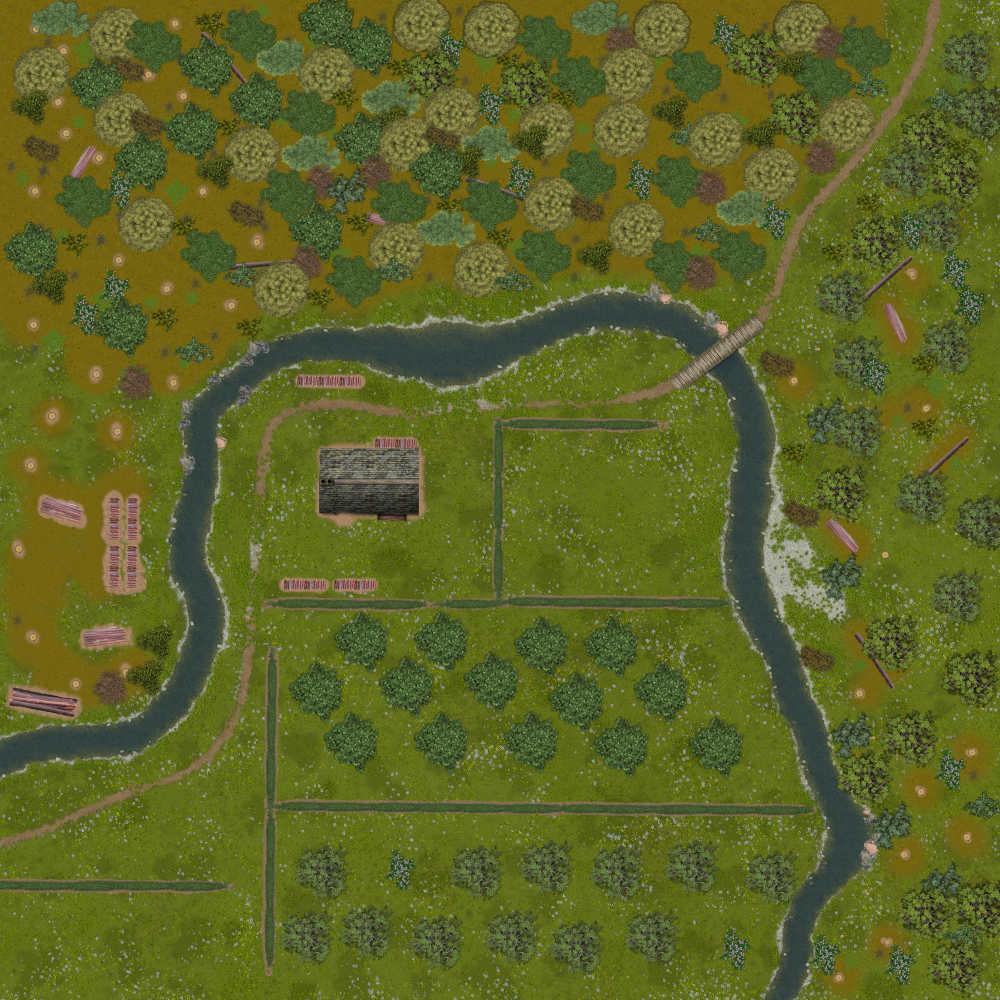

A 2D game scene composited from a Tiled map and its tileset images. What follows is a short description and the map's XML, with each tile layer's data collapsed to a summary:
An orthogonal 200x200 tile map with 5x5 px tiles, 2 tile layers (terrain, decor), 1 hidden layer not drawn, 3 tilesets, 1 image layer and 16 objects (House, Orchad, Cutting zone, SW Road, Forest, ...).

<map version="1.10" tiledversion="1.10.0" orientation="orthogonal" renderorder="right-down" width="200" height="200" tilewidth="5" tileheight="5" infinite="0" nextlayerid="6" nextobjectid="20">
 <tileset firstgid="1" source="terrain.tsx" />
 <tileset firstgid="2001" source="trees.tsx" />
 <tileset firstgid="2021" source="../map1/terrain.tsx" />
 <layer id="1" name="terrain" width="200" height="200">
  <data>[40000 cells, 40000 non-empty, 13 distinct tile ids]</data>
 </layer>
 <objectgroup id="5" name="flags">
  <object id="11" name="House" x="325" y="456" width="90" height="52" />
  <object id="12" name="Orchad" x="312" y="852" width="393" height="106" />
  <object id="14" name="Cutting zone" x="25" y="432" width="124" height="227" />
  <object id="15" name="SW Road" x="31" y="815" width="178" height="131" />
  <object id="17" name="Forest" x="280" y="82" width="325" height="130" />
  <object id="18" name="NE Road" x="805" y="24" width="162" height="165" />
  <object id="19" name="Little wood" x="866" y="440" width="98" height="237" />
 </objectgroup>
 <imagelayer id="2" name="background_image">
  <image source="Demo1.png" width="1000" height="1000" />
 </imagelayer>
 <imagelayer id="3" name="interiors_image" visible="0" opacity="0.27">
  <image source="interiors.png" width="1000" height="1000" />
 </imagelayer>
 <objectgroup id="3" name="spawn_zones">
  <object id="3" name="NW" x="0" y="0" width="350" height="350" />
  <object id="4" name="N" x="350" y="0" width="350" height="350" />
  <object id="5" name="NE" x="700" y="0" width="300" height="350" />
  <object id="6" name="W" x="0" y="350" width="190" height="375" />
  <object id="7" name="SW" x="0" y="725" width="270" height="275" />
  <object id="8" name="S" x="270" y="800" width="550" height="200" />
  <object id="9" name="SE" x="820" y="800" width="180" height="200" />
  <object id="10" name="E" x="750" y="350" width="250" height="450" />
 </objectgroup>
 <objectgroup id="4" name="interiors_zones" visible="0">
  <object id="2" x="319.25" y="450.25" width="99.75" height="63" />
 </objectgroup>
 <layer id="2" name="decor" width="200" height="200">
  <data>[40000 cells, 199 non-empty, 13 distinct tile ids]</data>
 </layer>
</map>
